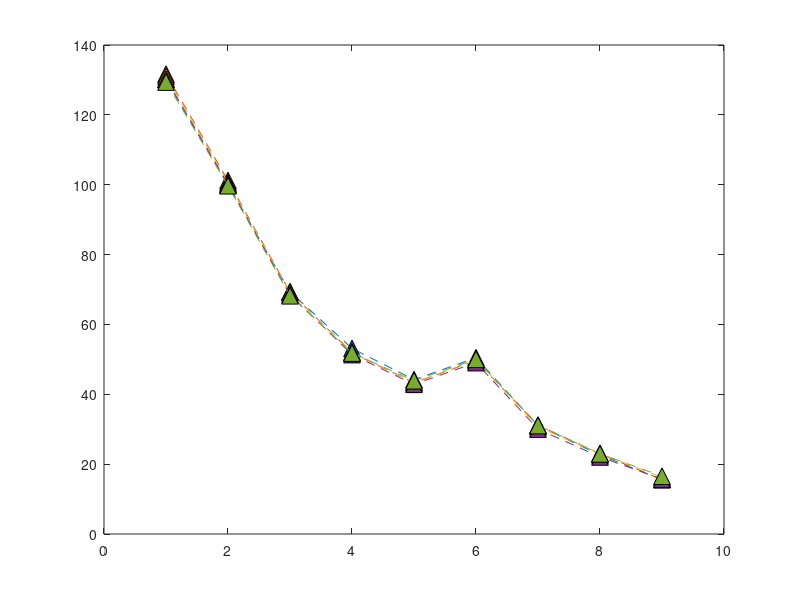

Reproduce this figure in MATLAB. (Note: this script raises an error after producing the figure.)
clear;
close all;
%AS3959 firebrand mass flux vertical distribution Forest FDI80.

Firebrand_flux_BAL12p5 = [130.11	99.87	69.35	53.12	44.19	50.46	31.00	22.60	15.60];
Firebrand_flux_BAL19 = [131.65	101.19	69.23	51.87	43.29	49.63	31.19	22.98	15.57];
Firebrand_flux_BAL29 = [131.02	100.52	69.14	52.11	43.34	49.85	30.68	23.05	16.24];
Firebrand_flux_BAL40 = [130.20	100.16	68.50	51.37	42.86	49.07	30.03	22.06	15.71];
Firebrand_flux_BALFZ = [129.39	99.71	68.21	51.80	43.89	50.03	31.06	22.96	16.55];

plot([Firebrand_flux_BAL12p5],'^--','MarkerSize',12,'MarkerEdgeColor','black','MarkerFaceColor',[0, 0.4470, 0.7410]);
hold on
plot([Firebrand_flux_BAL19],'^--','MarkerSize',12,'MarkerEdgeColor','black','MarkerFaceColor',[0.8500, 0.3250, 0.0980]);
plot([Firebrand_flux_BAL29],'^--','MarkerSize',12,'MarkerEdgeColor','black','MarkerFaceColor',[0.9290, 0.6940, 0.1250]);
plot([Firebrand_flux_BAL40],'^--','MarkerSize',12,'MarkerEdgeColor','black','MarkerFaceColor',[0.4940, 0.1840, 0.5560]);
plot([Firebrand_flux_BALFZ],'^--','MarkerSize',12,'MarkerEdgeColor','black','MarkerFaceColor',[0.4660, 0.6740, 0.1880]);
ax = gca;
ax.XTickLabels = {'x=130 m','x=140 m','x=150 m','x=160 m','x=170 m','x=180 m','x=190 m','x=200 m','x=210 m'};

grid on;


box on
xtickangle(45)
xlabel('Vertical plane location','FontWeight','bold','FontSize',20,...
    'FontName','Calibri');
ylabel('Firebrand mass flux (kg.s^{-1})','FontWeight','bold','FontSize',20,...
    'FontName','Calibri');

set(gca,'fontsize',18);

legend('BAL 12.5','BAL 19','BAL 29','BAL 40','BAL FZ')
